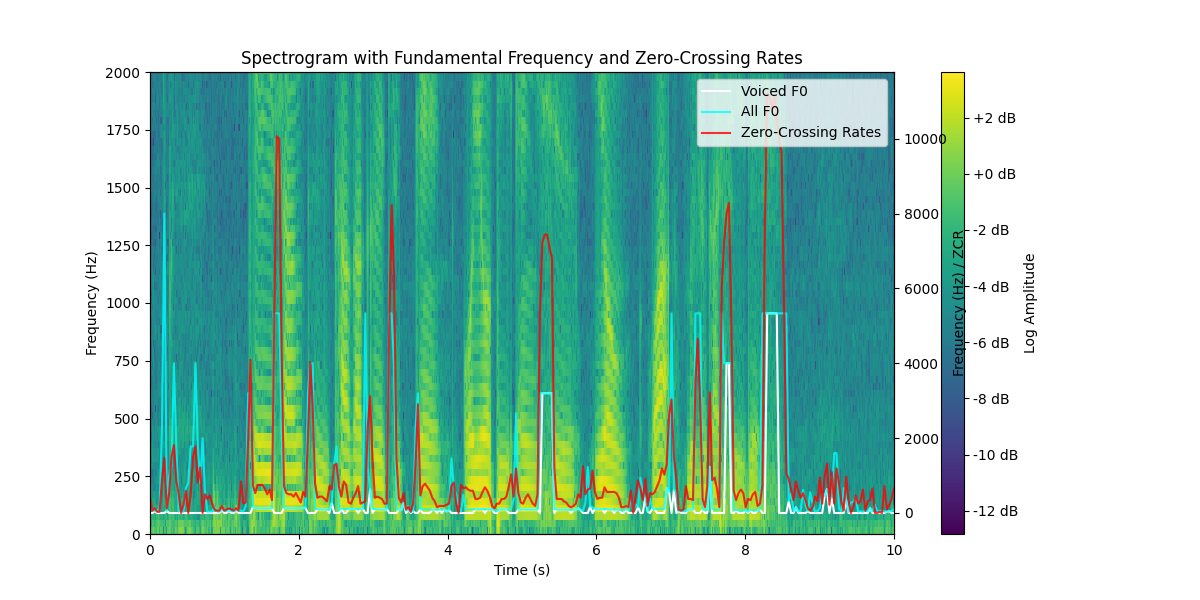

Write the Python code that produced this figure.
import numpy as np
import librosa
import matplotlib.pyplot as plt


def zero_cross(waveform):
  d = np.array(waveform)
  return sum([1 if x < 0.0 else 0 for x in d[1:] * d[:-1]])


def zero_cross_rate(waveform, sample_rate):
  # 単位時間あたりのゼロクロス数
  return zero_cross(waveform) / (len(waveform) / sample_rate)


def zero_cross_rates(waveform, sample_rate, size_frame):
  zcrs = []
  for i in np.arange(0, len(waveform) - size_frame, size_frame):
    idx = int(i)
    x_frame = waveform[idx: idx + size_frame]
    zcr = zero_cross_rate(x_frame, sample_rate)
    zcrs.append(zcr)
  return zcrs


def is_peak(arr, index):
  if index == 0 or index == len(arr) - 1:
    return False
  return arr[index - 1] < arr[index] and arr[index] > arr[index + 1]


def get_f0(waveform, sampling_rate):
  autocorr = np.correlate(waveform, waveform, 'full')
  autocorr = autocorr[len(autocorr) // 2:]  # 不要な前半を捨てる

  # ピークを検出
  peak_indices = [i for i in range(len(autocorr)) if is_peak(autocorr, i)]
  peak_indices = [i for i in peak_indices if i != 0]  # 最初のピークは除く

  if len(peak_indices) == 0:
    return 0

  max_peak_index = max(peak_indices, key=lambda index: autocorr[index])

  # 基本周波数を推定
  f0 = sampling_rate / max_peak_index
  return f0


def get_f0s(waveform, sampling_rate, size_frame):
  f0s = []
  for i in np.arange(0, len(waveform) - size_frame, size_frame):
    idx = int(i)
    x_frame = waveform[idx: idx + size_frame]
    f0 = get_f0(x_frame, sampling_rate)
    f0s.append(f0)
  return f0s


def is_voiced_sound(waveform, sampling_rate):
  f0 = get_f0(waveform, sampling_rate)
  zcr = zero_cross_rate(waveform, sampling_rate)
  if f0 == 0:
    return False
  rate = zcr / f0
  return 1.95 < rate < 6.0


def get_f0s_voiced(waveform, sampling_rate, size_frame):
  f0s = []
  for i in np.arange(0, len(waveform) - size_frame, size_frame):
    idx = int(i)
    x_frame = waveform[idx: idx + size_frame]
    if is_voiced_sound(x_frame, sampling_rate):
      f0 = get_f0(x_frame, sampling_rate)
    else:
      f0 = 0
    f0s.append(f0)
  return f0s


def spectrogram(waveform, size_frame, size_shift):
  spectrogram = []
  hamming_window = np.hamming(size_frame)

  for i in np.arange(0, len(waveform) - size_frame, size_shift):
    idx = int(i)
    x_frame = waveform[idx: idx + size_frame]

    # 窓掛けしたデータをFFT
    fft_spec = np.fft.rfft(x_frame * hamming_window)

    # 振幅スペクトルを対数化
    fft_log_abs_spec = np.log(np.abs(fft_spec))

    # 配列に保存
    spectrogram.append(fft_log_abs_spec)
  return spectrogram


SR = 16000
SIZE_FRAME = 512
SHIFT_SIZE = int(SR / 100)  # 10 msec

# Load the audio file
x, _ = librosa.load('output.wav', sr=SR)

# Calculate spectrogram
spec = spectrogram(x, SIZE_FRAME, SHIFT_SIZE)

# Estimate fundamental frequencies
f0s = get_f0s(x, SR, SIZE_FRAME)

# Estimate fundamental frequencies for voiced segments
f0s_voiced = get_f0s_voiced(x, SR, SIZE_FRAME)

# Calculate zero-crossing rates
zcrs = zero_cross_rates(x, SR, SIZE_FRAME)

# Plotting
fig, ax1 = plt.subplots(figsize=(12, 6))

# Spectrogram
img = ax1.imshow(np.flipud(np.array(spec).T), extent=[0, len(x)/SR, 0, SR/2], aspect='auto', interpolation='nearest')
ax1.set_xlabel('Time (s)')
ax1.set_ylabel('Frequency (Hz)')
ax1.set_ylim(0, 2000)
fig.colorbar(img, ax=ax1, format='%+2.0f dB', label='Log Amplitude')

# Overlaying fundamental frequencies and zero-crossing rates
times = np.linspace(0, len(x)/SR, len(f0s_voiced))
ax2 = ax1.twinx()  # Create another y-axis
ax2.plot(times, f0s_voiced, label='Voiced F0', color='white')
ax2.plot(times, f0s, label='All F0', color='cyan', alpha=0.8)
ax2.plot(times, zcrs, label='Zero-Crossing Rates', color='red', alpha=0.8)
ax2.set_ylabel('Frequency (Hz) / ZCR')
ax2.legend(loc='upper right')

plt.title('Spectrogram with Fundamental Frequency and Zero-Crossing Rates')
plt.show()

# Save the plot
fig.savefig('exercise15.png')